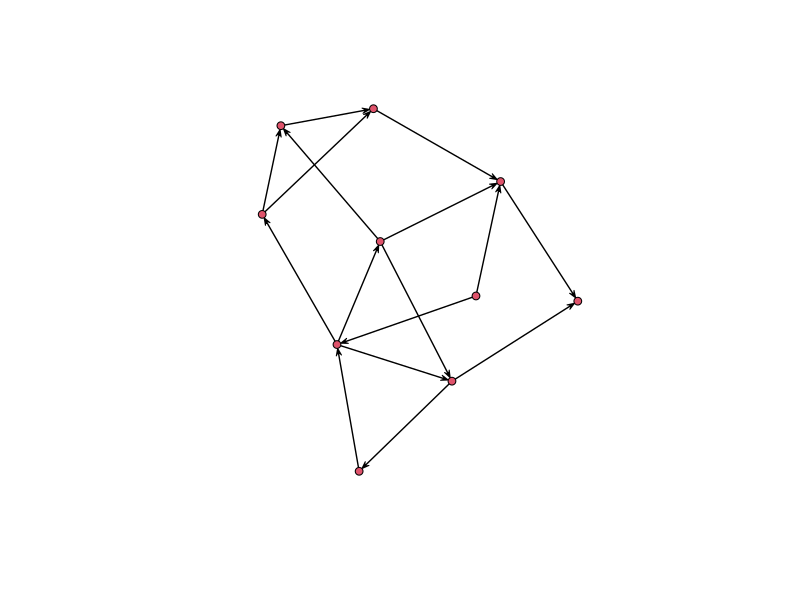
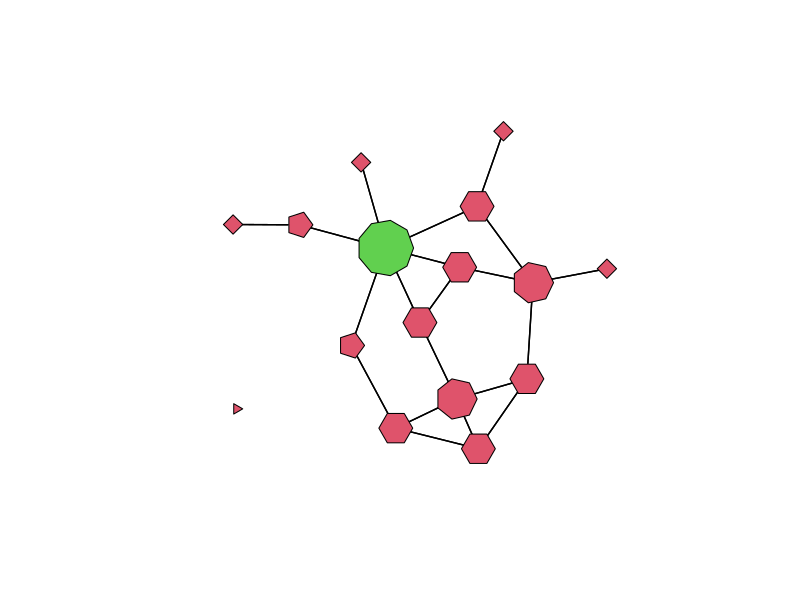

The R script that drew these images, in order:
library(network)


### Name: plot.network.default
### Title: Two-Dimensional Visualization for Network Objects
### Aliases: plot.network plot.network.default
### Keywords: hplot graphs

### ** Examples

#Construct a sparse graph
m<-matrix(rbinom(100,1,1.5/9),10)
diag(m)<-0
g<-network(m)

#Plot the graph
plot(g)

#Load Padgett's marriage data
data(flo)
nflo<-network(flo)
#Display the network, indicating degree and flagging the Medicis
plot(nflo, vertex.cex=apply(flo,2,sum)+1, usearrows=FALSE,
    vertex.sides=3+apply(flo,2,sum),
    vertex.col=2+(network.vertex.names(nflo)=="Medici"))
